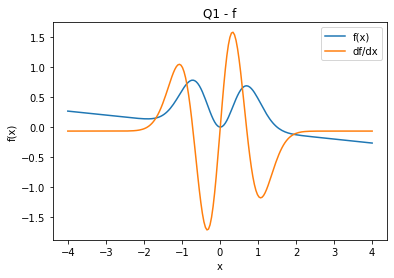

Source code (Python):
# -*- coding: utf-8 -*-
"""
Assessment 3 - Class Test

Q1 - f
"""
import numpy as np
import matplotlib.pyplot as plt

x = np.linspace(-4,4,200)

f = 4*pow(x,2)*pow(np.e,-2*pow(x,2))-(x/15)



dfdx = np.gradient(f,x)

print(max(dfdx))

plt.plot(x,f)
plt.plot(x,dfdx)
plt.xlabel("x")
plt.ylabel("f(x)")
plt.legend(["f(x)","df/dx"])
plt.title("Q1 - f")
